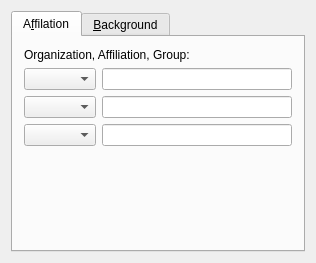
<ui version="4.0" >
 <class>PastInfoBase</class>
 <widget class="QWidget" name="PastInfoBase" >
  <property name="geometry" >
   <rect>
    <x>0</x>
    <y>0</y>
    <width>316</width>
    <height>263</height>
   </rect>
  </property>
  <property name="windowTitle" >
   <string></string>
  </property>
  <layout class="QVBoxLayout" >
   <property name="margin" >
    <number>11</number>
   </property>
   <property name="spacing" >
    <number>6</number>
   </property>
   <item>
    <widget class="QTabWidget" name="TabWidget2" >
     <widget class="QWidget" name="tab" >
      <attribute name="title" >
       <string>A&amp;ffilation</string>
      </attribute>
      <layout class="QGridLayout" >
       <property name="margin" >
        <number>11</number>
       </property>
       <property name="spacing" >
        <number>6</number>
       </property>
       <item row="0" column="0" colspan="2" >
        <widget class="QLabel" name="TextLabel3" >
         <property name="text" >
          <string>Organization, Affiliation, Group:</string>
         </property>
         <property name="wordWrap" >
          <bool>false</bool>
         </property>
        </widget>
       </item>
       <item row="3" column="1" >
        <widget class="QLineEdit" name="edtAf3" />
       </item>
       <item row="1" column="1" >
        <widget class="QLineEdit" name="edtAf1" />
       </item>
       <item row="3" column="0" >
        <widget class="QComboBox" name="cmbAf3" />
       </item>
       <item row="1" column="0" >
        <widget class="QComboBox" name="cmbAf1" />
       </item>
       <item row="2" column="1" >
        <widget class="QLineEdit" name="edtAf2" />
       </item>
       <item row="2" column="0" >
        <widget class="QComboBox" name="cmbAf2" />
       </item>
       <item row="4" column="1" >
        <spacer>
         <property name="orientation" >
          <enum>Qt::Vertical</enum>
         </property>
         <property name="sizeType" >
          <enum>QSizePolicy::Expanding</enum>
         </property>
         <property name="sizeHint" >
          <size>
           <width>20</width>
           <height>20</height>
          </size>
         </property>
        </spacer>
       </item>
      </layout>
     </widget>
     <widget class="QWidget" name="tab" >
      <attribute name="title" >
       <string>&amp;Background</string>
      </attribute>
      <layout class="QGridLayout" >
       <property name="margin" >
        <number>11</number>
       </property>
       <property name="spacing" >
        <number>6</number>
       </property>
       <item row="0" column="0" colspan="2" >
        <widget class="QLabel" name="TextLabel4" >
         <property name="text" >
          <string>Past background:</string>
         </property>
         <property name="wordWrap" >
          <bool>false</bool>
         </property>
        </widget>
       </item>
       <item row="4" column="1" >
        <spacer>
         <property name="orientation" >
          <enum>Qt::Vertical</enum>
         </property>
         <property name="sizeType" >
          <enum>QSizePolicy::Expanding</enum>
         </property>
         <property name="sizeHint" >
          <size>
           <width>20</width>
           <height>20</height>
          </size>
         </property>
        </spacer>
       </item>
       <item row="1" column="0" >
        <widget class="QComboBox" name="cmbBg1" />
       </item>
       <item row="2" column="1" >
        <widget class="QLineEdit" name="edtBg2" />
       </item>
       <item row="3" column="1" >
        <widget class="QLineEdit" name="edtBg3" />
       </item>
       <item row="1" column="1" >
        <widget class="QLineEdit" name="edtBg1" />
       </item>
       <item row="2" column="0" >
        <widget class="QComboBox" name="cmbBg2" />
       </item>
       <item row="3" column="0" >
        <widget class="QComboBox" name="cmbBg3" />
       </item>
      </layout>
     </widget>
    </widget>
   </item>
  </layout>
 </widget>
 <tabstops>
  <tabstop>cmbAf1</tabstop>
  <tabstop>edtAf1</tabstop>
  <tabstop>cmbAf2</tabstop>
  <tabstop>edtAf2</tabstop>
  <tabstop>cmbAf3</tabstop>
  <tabstop>edtAf3</tabstop>
  <tabstop>TabWidget2</tabstop>
  <tabstop>cmbBg1</tabstop>
  <tabstop>edtBg1</tabstop>
  <tabstop>cmbBg2</tabstop>
  <tabstop>edtBg2</tabstop>
  <tabstop>cmbBg3</tabstop>
  <tabstop>edtBg3</tabstop>
 </tabstops>
 <resources/>
 <connections/>
</ui>
